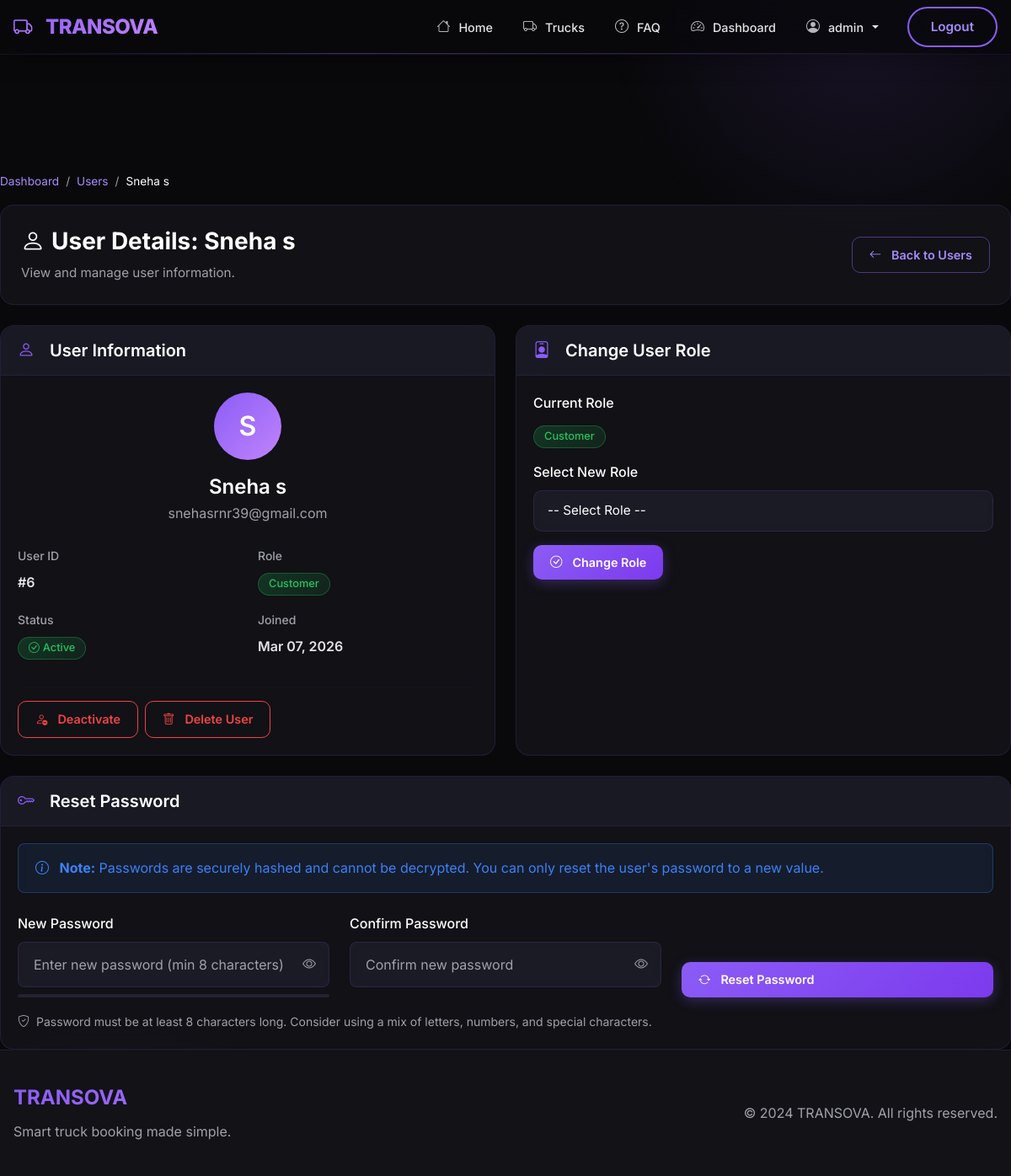
Page /bookings/admin/users/6/ (signed in) on the committed database.
### accounts/models.py (models this page shows, shortened)
class User(AbstractUser):
    ROLE_ADMIN = "ADMIN"
    ROLE_COMPANY = "COMPANY"
    ROLE_CUSTOMER = "CUSTOMER"
    ROLE_DRIVER = "DRIVER"
    ROLE_CHOICES = (
        (ROLE_ADMIN, "Admin"),
        (ROLE_COMPANY, "Company"),
        (ROLE_CUSTOMER, "Customer"),
        (ROLE_DRIVER, "Driver"),
    )
    role = models.CharField(
        max_length=20,
        choices=ROLE_CHOICES,
        default=ROLE_CUSTOMER
    )
    phone = models.CharField(max_length=20, blank=True)
    address = models.TextField(blank=True)
    profile_picture = models.ImageField(upload_to='profile_pics/', blank=True, null=True)
    date_of_birth = models.DateField(null=True, blank=True)
    gender = models.CharField(max_length=10, choices=[
        ('male', 'Male'),
        ('female', 'Female'),
        ('other', 'Other'),
    ], blank=True)
    groups = models.ManyToManyField(
        'auth.Group',
        verbose_name='groups',
        blank=True,
        help_text='The groups this user belongs to.',
        related_name='custom_user_set',
        related_query_name='user',
    )
    user_permissions = models.ManyToManyField(
        'auth.Permission',
        verbose_name='user permissions',
        blank=True,
        help_text='Specific permissions for this user.',
        related_name='custom_user_set',
        related_query_name='user',
    )

### bookings/views.py (the view)
# urls.py: path("admin/users/<int:user_id>/", admin_user_detail, name="admin_user_detail"),
@login_required(login_url='/login/')
def admin_user_detail(request, user_id):
    if not (request.user.is_staff or request.user.is_superuser or request.user.role == 'ADMIN'):
        messages.error(request, "You are not authorized to view this page.")
        return redirect('login')
    user = get_object_or_404(User, id=user_id)
    return render(request, "bookings/admin_user_detail.html", {"user_obj": user})

### bookings/templates/bookings/admin_user_detail.html (shortened to what this page needs)
{% extends "bookings/admin_base.html" %}
{% block admin_content %}
<nav class="admin-breadcrumb">
    <a href="{% url 'admin_dashboard' %}">Dashboard</a>
    <span class="separator">/</span>
    <a href="{% url 'admin_users' %}">Users</a>
    <span class="separator">/</span>
    <span class="current">{{ user_obj.username }}</span>
</nav>
<div class="admin-page-header">
    <div class="row align-items-center">
        <div class="col-md-8">
            <h1 class="admin-page-title">
                <i class="bi bi-person me-2"></i>User Details: {{ user_obj.username }}
            </h1>
            <p class="admin-page-subtitle">View and manage user information.</p>
        </div>
        <div class="col-md-4 text-md-end">
            <a href="{% url 'admin_users' %}" class="btn btn-admin btn-admin-outline">
                <i class="bi bi-arrow-left me-1"></i> Back to Users
            </a>
        </div>
    </div>
</div>
<div class="row">
    <div class="col-lg-6 mb-4">
        <div class="admin-card h-100">
            <div class="card-header">
                <h5><i class="bi bi-person me-2"></i>User Information</h5>
            </div>
            <div class="card-body">
                <div class="user-profile text-center mb-4">
                    <div class="user-avatar-large" style="width: 80px; height: 80px; border-radius: 50%; background: linear-gradient(135deg, #8b5cf6, #c084fc); display: flex; align-items: center; justify-content: center; margin: 0 auto 16px; font-size: 2rem; color: white; font-weight: 600;">
                        {{ user_obj.username|make_list|first|upper }}
                    </div>
                    <h4 class="mb-1">{{ user_obj.username }}</h4>
                    <p class="text-muted mb-0">{{ user_obj.email }}</p>
                </div>
                <div class="row">
                    <div class="col-6 mb-3">
                        <label class="form-label text-muted small">User ID</label>
                        <p class="fs-6 fw-semibold mb-0">#{{ user_obj.id }}</p>
                    </div>
                    <div class="col-6 mb-3">
                        <label class="form-label text-muted small">Role</label>
                        <p class="fs-6 fw-semibold mb-0">
                            {% if user_obj.role == 'ADMIN' %}
                                <span class="badge badge-admin badge-danger-custom">Admin</span>
                            {% elif user_obj.role == 'COMPANY' %}
                                <span class="badge badge-admin badge-info-custom">Company</span>
                            {% elif user_obj.role == 'DRIVER' %}
                                <span class="badge badge-admin badge-warning-custom">Driver</span>
                            {% else %}
                                <span class="badge badge-admin badge-success-custom">Customer</span>
                            {% endif %}
                        </p>
                    </div>
                    <div class="col-6 mb-3">
                        <label class="form-label text-muted small">Status</label>
                        <p class="fs-6 fw-semibold mb-0">
                            {% if user_obj.is_active %}
                            <span class="badge badge-admin badge-success-custom">
                                <i class="bi bi-check-circle me-1"></i>Active
                            </span>
                            {% else %}
                            <span class="badge badge-admin badge-danger-custom">
                                <i class="bi bi-x-circle me-1"></i>Inactive
                            </span>
                            {% endif %}
                        </p>
                    </div>
                    <div class="col-6 mb-3">
                        <label class="form-label text-muted small">Joined</label>
                        <p class="fs-6 fw-semibold mb-0">{{ user_obj.date_joined|date:"M d, Y" }}</p>
                    </div>
                </div>
                <hr style="border-color: rgba(139, 92, 246, 0.15);">
                <div class="d-flex flex-wrap gap-2">
                    {% if user_obj.is_active %}
                    <a href="{% url 'admin_user_toggle_status' user_obj.id %}" class="btn btn-admin btn-admin-outline" style="border-color: #ef4444; color: #ef4444;" onclick="return confirm('Are you sure you want to deactivate this user?')">
                        <i class="bi bi-person-dash me-1"></i> Deactivate
                    </a>
                    {% else %}
                    <a href="{% url 'admin_user_toggle_status' user_obj.id %}" class="btn btn-admin btn-admin-outline" style="border-color: #22c55e; color: #22c55e;" onclick="return confirm('Are you sure you want to activate this user?')">
                        <i class="bi bi-person-check me-1"></i> Activate
                    </a>
                    {% endif %}
                    <a href="{% url 'admin_user_delete' user_obj.id %}" class="btn btn-admin btn-admin-outline" style="border-color: #ef4444; color: #ef4444;" onclick="return confirm('Are you sure you want to delete this user? This action cannot be undone.')">
                        <i class="bi bi-trash me-1"></i> Delete User
                    </a>
                </div>
            </div>
        </div>
    </div>
    <div class="col-lg-6 mb-4">
        <div class="admin-card h-100">
            <div class="card-header">
                <h5><i class="bi bi-person-badge me-2"></i>Change User Role</h5>
            </div>
            <div class="card-body">
                <form method="POST" action="{% url 'admin_user_change_role' user_obj.id %}">
                    <div class="mb-3">
                        <label class="form-label">Current Role</label>
                        <div class="fs-5">
                            {% if user_obj.role == 'ADMIN' %}
                                <span class="badge badge-admin badge-danger-custom">Admin</span>
                            {% elif user_obj.role == 'COMPANY' %}
                                <span class="badge badge-admin badge-info-custom">Company</span>
                            {% elif user_obj.role == 'DRIVER' %}
                                <span class="badge badge-admin badge-warning-custom">Driver</span>
                            {% else %}
                                <span class="badge badge-admin badge-success-custom">Customer</span>
                            {% endif %}
                        </div>
                    </div>
                    <div class="mb-3">
                        <label for="role" class="form-label">Select New Role</label>
                        <select class="form-select form-admin" id="role" name="role" required>
                            <option value="">-- Select Role --</option>
                        </select>
                    </div>
                    <button type="submit" class="btn btn-admin btn-admin-primary">
                        <i class="bi bi-check-circle me-1"></i> Change Role
                    </button>
                </form>
            </div>
        </div>
    </div>
</div>
<div class="row">
    <div class="col-md-12">
        <div class="admin-card">
            <div class="card-header">
                <h5><i class="bi bi-key me-2"></i>Reset Password</h5>
            </div>
            <div class="card-body">
                <div class="alert alert-info mb-4" style="background: rgba(59, 130, 246, 0.1); border: 1px solid rgba(59, 130, 246, 0.3); color: #3b82f6;">
                    <i class="bi bi-info-circle me-2"></i>
                    <strong>Note:</strong> Passwords are securely hashed and cannot be decrypted. You can only reset the user's password to a new value.
                </div>
                <form method="POST" action="{% url 'admin_reset_password' user_obj.id %}" id="passwordResetForm">
                    <div class="row">
                        <div class="col-md-4">
                            <div class="mb-3">
                                <label for="new_password" class="form-label">New Password</label>
                                <div class="password-input-wrapper">
                                    <input type="password" class="form-control" id="new_password" name="new_password" required minlength="8" placeholder="Enter new password (min 8 characters)">
                                    <button type="button" class="password-toggle-btn" onclick="togglePassword('new_password', 'toggleNewPassword')">
                                        <i class="bi bi-eye" id="toggleNewPassword"></i>
                                    </button>
                                </div>
                                <div class="password-strength">
                                </div>
                            </div>
                        </div>
                        <div class="col-md-4">
                            <div class="mb-3">
                                <label for="confirm_password" class="form-label">Confirm Password</label>
                                <div class="password-input-wrapper">
                                    <input type="password" class="form-control" id="confirm_password" name="confirm_password" required minlength="8" placeholder="Confirm new password">
                                    <button type="button" class="password-toggle-btn" onclick="togglePassword('confirm_password', 'toggleConfirmPassword')">
                                        <i class="bi bi-eye" id="toggleConfirmPassword"></i>
                                    </button>
                                </div>
                            </div>
                        </div>
                        <div class="col-md-4 d-flex align-items-end">
                            <div class="mb-3 w-100">
                                <button type="submit" class="btn btn-admin btn-admin-primary w-100" onclick="return confirm('Are you sure you want to reset this user\'s password?')">
                                    <i class="bi bi-arrow-repeat me-1"></i> Reset Password
                                </button>
                            </div>
                        </div>
                    </div>
                    <small class="text-muted">
                        <i class="bi bi-shield-check me-1"></i>
                        Password must be at least 8 characters long. Consider using a mix of letters, numbers, and special characters.
                    </small>
                </form>
            </div>
        </div>
    </div>
</div>
{% endblock %}

### bookings/templates/bookings/base.html (shortened to what this page needs)
{% load static %}
<!DOCTYPE html>
<html lang="en">
<head>
    <link href="https://cdn.jsdelivr.net/npm/bootstrap@5.3.3/dist/css/bootstrap.min.css" rel="stylesheet">
    <link href="https://cdn.jsdelivr.net/npm/bootstrap-icons@1.11.3/font/bootstrap-icons.css" rel="stylesheet">
    <link rel="stylesheet" href="{% static 'css/theme.css' %}">
</head>
<body>
<nav class="navbar navbar-expand-lg kontrek-navbar fixed-top">
    <div class="container">
        <a class="navbar-brand" href="/">
            <i class="bi bi-truck me-2"></i>TRANSOVA
        </a>
        <div class="collapse navbar-collapse" id="nav">
            <ul class="navbar-nav ms-auto align-items-lg-center">
                <li class="nav-item">
                    <a class="nav-link {% if request.path == '/' %}active{% endif %}" href="/">
                        <i class="bi bi-house me-1"></i> Home
                    </a>
                </li>
                <li class="nav-item">
                    <a class="nav-link {% if '/trucks/' in request.path %}active{% endif %}" href="/trucks/">
                        <i class="bi bi-truck me-1"></i> Trucks
                    </a>
                </li>
                <li class="nav-item">
                    <a class="nav-link {% if '/faq/' in request.path %}active{% endif %}" href="/faq/">
                        <i class="bi bi-question-circle me-1"></i> FAQ
                    </a>
                </li>
                {% if user.is_authenticated %}
                    {% if user.is_staff or user.is_superuser or user.role == 'ADMIN' %}
                    <li class="nav-item">
                        <a class="nav-link" href="/bookings/admin-dashboard/">
                            <i class="bi bi-speedometer2 me-1"></i> Dashboard
                        </a>
                    </li>
                    <li class="nav-item dropdown">
                        <a class="nav-link dropdown-toggle" href="#" role="button" data-bs-toggle="dropdown">
                            <i class="bi bi-person-circle me-1"></i> {{ user.username }}
                        </a>
                    </li>
                    {% elif user.role == 'COMPANY' %}
                    <li class="nav-item"><a class="nav-link" href="/fleet/dashboard/"><i class="bi bi-speedometer2 me-1"></i> Dashboard</a></li>
                    {% else %}
                    <li class="nav-item"><a class="nav-link" href="/dashboard/"><i class="bi bi-speedometer2 me-1"></i> Dashboard</a></li>
                    {% endif %}
                    <li class="nav-item">
                        <a class="kontrek-btn-outline ms-lg-3" href="/logout/">Logout</a>
                    </li>
                {% endif %}
            </ul>
        </div>
    </div>
</nav>
<main class="kontrek-container">
    {% block content %}{% endblock %}
</main>
<footer class="footer-custom">
    <div class="container">
        <div class="row align-items-center">
            <div class="col-md-6">
                <h5 class="footer-brand">TRANSOVA</h5>
                <p class="text-muted mb-0">Smart truck booking made simple.</p>
            </div>
            <div class="col-md-6 text-md-end">
                <p class="text-muted mb-0">&copy; 2024 TRANSOVA. All rights reserved.</p>
            </div>
        </div>
    </div>
</footer>
</body>
</html>

### rows in the picture
User: username "admin"
User: username "Sneha s", username|make_list "S", email "snehasrnr39@gmail.com", id "6", date_joined "Mar 07, 2026"
